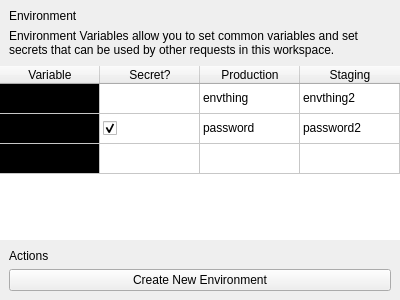
<?xml version="1.0" encoding="UTF-8"?>
<ui version="4.0">
 <class>EnvironmentProviderEditor</class>
 <widget class="QWidget" name="EnvironmentProviderEditor">
  <property name="geometry">
   <rect>
    <x>0</x>
    <y>0</y>
    <width>400</width>
    <height>300</height>
   </rect>
  </property>
  <property name="windowTitle">
   <string>Form</string>
  </property>
  <layout class="QVBoxLayout" name="verticalLayout_2">
   <property name="spacing">
    <number>0</number>
   </property>
   <property name="leftMargin">
    <number>0</number>
   </property>
   <property name="topMargin">
    <number>0</number>
   </property>
   <property name="rightMargin">
    <number>0</number>
   </property>
   <property name="bottomMargin">
    <number>0</number>
   </property>
   <item>
    <layout class="QVBoxLayout" name="verticalLayout">
     <property name="spacing">
      <number>6</number>
     </property>
     <property name="leftMargin">
      <number>9</number>
     </property>
     <property name="topMargin">
      <number>9</number>
     </property>
     <property name="rightMargin">
      <number>9</number>
     </property>
     <property name="bottomMargin">
      <number>9</number>
     </property>
     <item>
      <widget class="tSubtitleLabel" name="subtitleLabel">
       <property name="text">
        <string>Environment</string>
       </property>
      </widget>
     </item>
     <item>
      <widget class="QLabel" name="label">
       <property name="text">
        <string>Environment Variables allow you to set common variables and set secrets that can be used by other requests in this workspace.</string>
       </property>
       <property name="wordWrap">
        <bool>true</bool>
       </property>
      </widget>
     </item>
    </layout>
   </item>
   <item>
    <widget class="QTableWidget" name="tableWidget">
     <property name="contextMenuPolicy">
      <enum>Qt::CustomContextMenu</enum>
     </property>
     <property name="frameShape">
      <enum>QFrame::NoFrame</enum>
     </property>
     <attribute name="verticalHeaderVisible">
      <bool>false</bool>
     </attribute>
     <row>
      <property name="text">
       <string>Var</string>
      </property>
     </row>
     <row>
      <property name="text">
       <string>Var</string>
      </property>
     </row>
     <row>
      <property name="text">
       <string>Var</string>
      </property>
     </row>
     <column>
      <property name="text">
       <string>Variable</string>
      </property>
     </column>
     <column>
      <property name="text">
       <string>Secret?</string>
      </property>
     </column>
     <column>
      <property name="text">
       <string>Production</string>
      </property>
     </column>
     <column>
      <property name="text">
       <string>Staging</string>
      </property>
     </column>
     <item row="0" column="0">
      <property name="text">
       <string>baseUrl</string>
      </property>
      <property name="background">
       <brush brushstyle="SolidPattern">
        <color alpha="255">
         <red>0</red>
         <green>0</green>
         <blue>0</blue>
        </color>
       </brush>
      </property>
     </item>
     <item row="0" column="1">
      <property name="text">
       <string/>
      </property>
      <property name="checkState">
       <enum>Unchecked</enum>
      </property>
     </item>
     <item row="0" column="2">
      <property name="text">
       <string>envthing</string>
      </property>
     </item>
     <item row="0" column="3">
      <property name="text">
       <string>envthing2</string>
      </property>
     </item>
     <item row="1" column="0">
      <property name="text">
       <string>token</string>
      </property>
      <property name="background">
       <brush brushstyle="SolidPattern">
        <color alpha="255">
         <red>0</red>
         <green>0</green>
         <blue>0</blue>
        </color>
       </brush>
      </property>
     </item>
     <item row="1" column="1">
      <property name="text">
       <string/>
      </property>
      <property name="checkState">
       <enum>Checked</enum>
      </property>
     </item>
     <item row="1" column="2">
      <property name="text">
       <string>password</string>
      </property>
     </item>
     <item row="1" column="3">
      <property name="text">
       <string>password2</string>
      </property>
     </item>
     <item row="2" column="0">
      <property name="text">
       <string>New Variable...</string>
      </property>
      <property name="background">
       <brush brushstyle="SolidPattern">
        <color alpha="255">
         <red>0</red>
         <green>0</green>
         <blue>0</blue>
        </color>
       </brush>
      </property>
     </item>
     <item row="2" column="1">
      <property name="text">
       <string/>
      </property>
      <property name="checkState">
       <enum>Unchecked</enum>
      </property>
     </item>
    </widget>
   </item>
   <item>
    <layout class="QVBoxLayout" name="verticalLayout_3">
     <property name="spacing">
      <number>6</number>
     </property>
     <property name="leftMargin">
      <number>9</number>
     </property>
     <property name="topMargin">
      <number>9</number>
     </property>
     <property name="rightMargin">
      <number>9</number>
     </property>
     <property name="bottomMargin">
      <number>9</number>
     </property>
     <item>
      <widget class="tSubtitleLabel" name="subtitleLabel_2">
       <property name="text">
        <string>Actions</string>
       </property>
      </widget>
     </item>
     <item>
      <widget class="QPushButton" name="newEnvironmentButton">
       <property name="text">
        <string>Create New Environment</string>
       </property>
      </widget>
     </item>
    </layout>
   </item>
  </layout>
 </widget>
 <customwidgets>
  <customwidget>
   <class>tSubtitleLabel</class>
   <extends>QLabel</extends>
   <header location="global">tsubtitlelabel.h</header>
  </customwidget>
 </customwidgets>
 <resources/>
 <connections/>
</ui>
